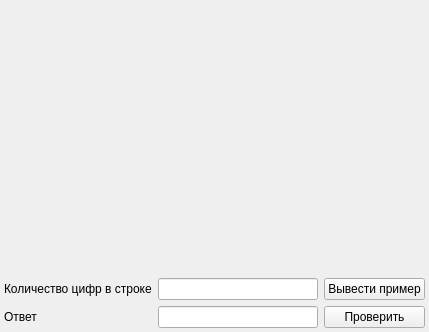
<?xml version="1.0" encoding="UTF-8"?>
<ui version="4.0">
 <class>MainWindow</class>
 <widget class="QMainWindow" name="MainWindow">
  <property name="geometry">
   <rect>
    <x>0</x>
    <y>0</y>
    <width>429</width>
    <height>332</height>
   </rect>
  </property>
  <property name="windowTitle">
   <string>Устный счёт</string>
  </property>
  <widget class="QWidget" name="centralwidget">
   <layout class="QGridLayout" name="gridLayout">
    <property name="leftMargin">
     <number>4</number>
    </property>
    <property name="topMargin">
     <number>4</number>
    </property>
    <property name="rightMargin">
     <number>4</number>
    </property>
    <property name="bottomMargin">
     <number>4</number>
    </property>
    <item row="4" column="1">
     <widget class="QLineEdit" name="editAnswer"/>
    </item>
    <item row="4" column="2">
     <widget class="QPushButton" name="btnConfirmation">
      <property name="text">
       <string>Проверить</string>
      </property>
     </widget>
    </item>
    <item row="3" column="0">
     <widget class="QLabel" name="labelTextCountNumbers">
      <property name="text">
       <string>Количество цифр в строке</string>
      </property>
     </widget>
    </item>
    <item row="3" column="1">
     <widget class="QLineEdit" name="countNumbers">
      <property name="text">
       <string/>
      </property>
     </widget>
    </item>
    <item row="4" column="0">
     <widget class="QLabel" name="labelTextAnswer">
      <property name="text">
       <string>Ответ</string>
      </property>
     </widget>
    </item>
    <item row="3" column="2">
     <widget class="QPushButton" name="btnBackToMenu">
      <property name="text">
       <string>Вывести пример</string>
      </property>
     </widget>
    </item>
    <item row="2" column="0" colspan="3">
     <widget class="QLabel" name="labelEquation">
      <property name="font">
       <font>
        <pointsize>20</pointsize>
       </font>
      </property>
      <property name="text">
       <string/>
      </property>
     </widget>
    </item>
   </layout>
  </widget>
 </widget>
 <resources/>
 <connections/>
</ui>
